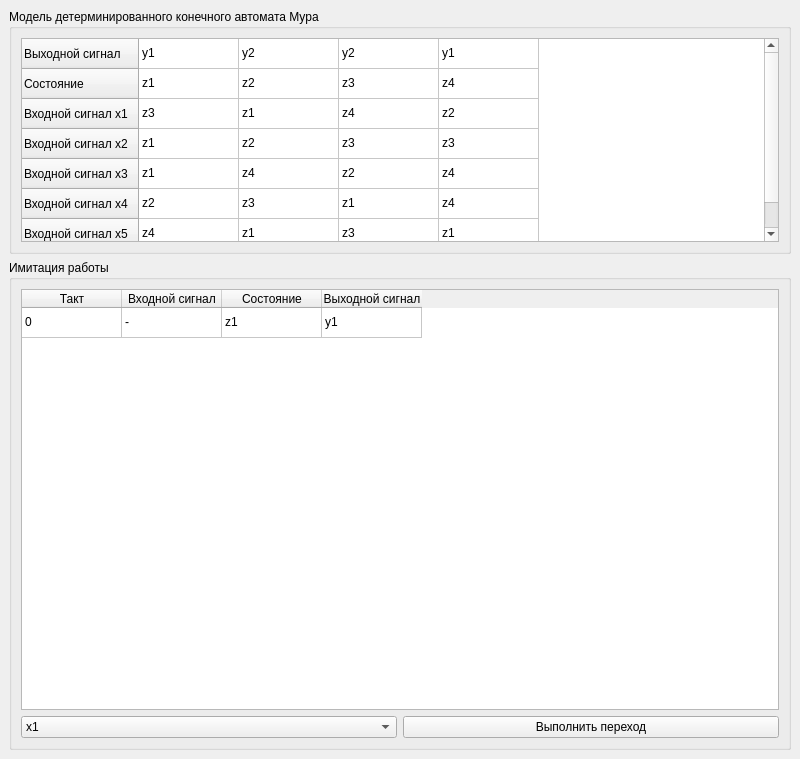
<?xml version="1.0" encoding="UTF-8"?>
<ui version="4.0">
 <class>MainWindow</class>
 <widget class="QMainWindow" name="MainWindow">
  <property name="geometry">
   <rect>
    <x>0</x>
    <y>0</y>
    <width>800</width>
    <height>759</height>
   </rect>
  </property>
  <property name="windowTitle">
   <string>Имитационное моделирование детерминированного конечного автомата</string>
  </property>
  <widget class="QWidget" name="centralwidget">
   <layout class="QVBoxLayout" name="verticalLayout" stretch="1,2">
    <item>
     <widget class="QGroupBox" name="groupBox">
      <property name="title">
       <string>Модель детерминированного конечного автомата Мура</string>
      </property>
      <layout class="QHBoxLayout" name="horizontalLayout">
       <item>
        <widget class="QTableWidget" name="modelTableWidget">
         <property name="enabled">
          <bool>true</bool>
         </property>
         <property name="editTriggers">
          <set>QAbstractItemView::EditTrigger::NoEditTriggers</set>
         </property>
         <property name="gridStyle">
          <enum>Qt::PenStyle::SolidLine</enum>
         </property>
         <attribute name="horizontalHeaderVisible">
          <bool>false</bool>
         </attribute>
         <attribute name="verticalHeaderVisible">
          <bool>true</bool>
         </attribute>
         <row>
          <property name="text">
           <string>Выходной сигнал </string>
          </property>
         </row>
         <row>
          <property name="text">
           <string>Состояние</string>
          </property>
         </row>
         <row>
          <property name="text">
           <string>Входной сигнал x1</string>
          </property>
         </row>
         <row>
          <property name="text">
           <string>Входной сигнал x2</string>
          </property>
         </row>
         <row>
          <property name="text">
           <string>Входной сигнал x3</string>
          </property>
         </row>
         <row>
          <property name="text">
           <string>Входной сигнал x4</string>
          </property>
         </row>
         <row>
          <property name="text">
           <string>Входной сигнал x5</string>
          </property>
         </row>
         <column>
          <property name="text">
           <string>Новый столбец</string>
          </property>
         </column>
         <column>
          <property name="text">
           <string>Новый столбец</string>
          </property>
         </column>
         <column>
          <property name="text">
           <string>Новый столбец</string>
          </property>
         </column>
         <column>
          <property name="text">
           <string>Новый столбец</string>
          </property>
         </column>
         <item row="0" column="0">
          <property name="text">
           <string>y1</string>
          </property>
         </item>
         <item row="0" column="1">
          <property name="text">
           <string>y2</string>
          </property>
         </item>
         <item row="0" column="2">
          <property name="text">
           <string>y2</string>
          </property>
         </item>
         <item row="0" column="3">
          <property name="text">
           <string>y1</string>
          </property>
         </item>
         <item row="1" column="0">
          <property name="text">
           <string>z1</string>
          </property>
         </item>
         <item row="1" column="1">
          <property name="text">
           <string>z2</string>
          </property>
         </item>
         <item row="1" column="2">
          <property name="text">
           <string>z3</string>
          </property>
         </item>
         <item row="1" column="3">
          <property name="text">
           <string>z4</string>
          </property>
         </item>
         <item row="2" column="0">
          <property name="text">
           <string>z3</string>
          </property>
         </item>
         <item row="2" column="1">
          <property name="text">
           <string>z1</string>
          </property>
         </item>
         <item row="2" column="2">
          <property name="text">
           <string>z4</string>
          </property>
         </item>
         <item row="2" column="3">
          <property name="text">
           <string>z2</string>
          </property>
         </item>
         <item row="3" column="0">
          <property name="text">
           <string>z1</string>
          </property>
         </item>
         <item row="3" column="1">
          <property name="text">
           <string>z2</string>
          </property>
         </item>
         <item row="3" column="2">
          <property name="text">
           <string>z3</string>
          </property>
         </item>
         <item row="3" column="3">
          <property name="text">
           <string>z3</string>
          </property>
         </item>
         <item row="4" column="0">
          <property name="text">
           <string>z1</string>
          </property>
         </item>
         <item row="4" column="1">
          <property name="text">
           <string>z4</string>
          </property>
         </item>
         <item row="4" column="2">
          <property name="text">
           <string>z2</string>
          </property>
         </item>
         <item row="4" column="3">
          <property name="text">
           <string>z4</string>
          </property>
         </item>
         <item row="5" column="0">
          <property name="text">
           <string>z2</string>
          </property>
         </item>
         <item row="5" column="1">
          <property name="text">
           <string>z3</string>
          </property>
         </item>
         <item row="5" column="2">
          <property name="text">
           <string>z1</string>
          </property>
         </item>
         <item row="5" column="3">
          <property name="text">
           <string>z4</string>
          </property>
         </item>
         <item row="6" column="0">
          <property name="text">
           <string>z4</string>
          </property>
         </item>
         <item row="6" column="1">
          <property name="text">
           <string>z1</string>
          </property>
         </item>
         <item row="6" column="2">
          <property name="text">
           <string>z3</string>
          </property>
         </item>
         <item row="6" column="3">
          <property name="text">
           <string>z1</string>
          </property>
         </item>
        </widget>
       </item>
      </layout>
     </widget>
    </item>
    <item>
     <widget class="QGroupBox" name="groupBox_2">
      <property name="title">
       <string>Имитация работы</string>
      </property>
      <layout class="QGridLayout" name="gridLayout">
       <item row="0" column="0" colspan="2">
        <widget class="QTableWidget" name="traceTableWidget">
         <attribute name="verticalHeaderVisible">
          <bool>false</bool>
         </attribute>
         <row>
          <property name="text">
           <string>Новая строка</string>
          </property>
         </row>
         <column>
          <property name="text">
           <string>Такт</string>
          </property>
         </column>
         <column>
          <property name="text">
           <string>Входной сигнал</string>
          </property>
         </column>
         <column>
          <property name="text">
           <string>Состояние</string>
          </property>
         </column>
         <column>
          <property name="text">
           <string>Выходной сигнал</string>
          </property>
         </column>
         <item row="0" column="0">
          <property name="text">
           <string>0</string>
          </property>
         </item>
         <item row="0" column="1">
          <property name="text">
           <string>-</string>
          </property>
         </item>
         <item row="0" column="2">
          <property name="text">
           <string>z1</string>
          </property>
         </item>
         <item row="0" column="3">
          <property name="text">
           <string>y1</string>
          </property>
         </item>
        </widget>
       </item>
       <item row="1" column="0">
        <widget class="QComboBox" name="inSignalComboBox">
         <item>
          <property name="text">
           <string>x1</string>
          </property>
         </item>
         <item>
          <property name="text">
           <string>x2</string>
          </property>
         </item>
         <item>
          <property name="text">
           <string>x3</string>
          </property>
         </item>
         <item>
          <property name="text">
           <string>x4</string>
          </property>
         </item>
         <item>
          <property name="text">
           <string>x5</string>
          </property>
         </item>
        </widget>
       </item>
       <item row="1" column="1">
        <widget class="QPushButton" name="makeStepPushButton">
         <property name="text">
          <string>Выполнить переход</string>
         </property>
        </widget>
       </item>
      </layout>
     </widget>
    </item>
   </layout>
  </widget>
 </widget>
 <resources/>
 <connections/>
</ui>
